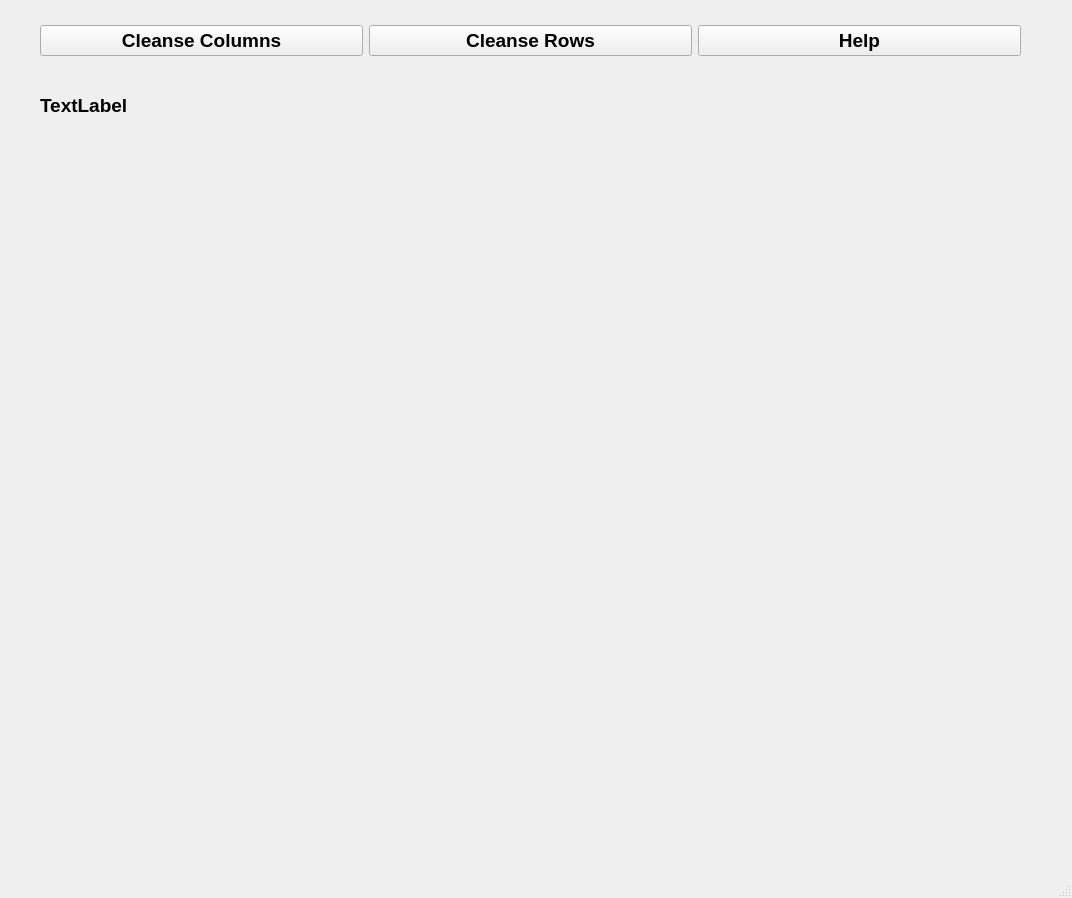
<?xml version="1.0" encoding="UTF-8"?>
<ui version="4.0">
 <class>MainWindow</class>
 <widget class="QMainWindow" name="MainWindow">
  <property name="geometry">
   <rect>
    <x>0</x>
    <y>0</y>
    <width>1072</width>
    <height>898</height>
   </rect>
  </property>
  <property name="font">
   <font>
    <family>Arial</family>
    <pointsize>14</pointsize>
    <weight>75</weight>
    <bold>true</bold>
   </font>
  </property>
  <property name="windowTitle">
   <string>MainWindow</string>
  </property>
  <widget class="QWidget" name="centralwidget">
   <widget class="QLabel" name="DataCleansingsplash">
    <property name="geometry">
     <rect>
      <x>40</x>
      <y>80</y>
      <width>121</width>
      <height>51</height>
     </rect>
    </property>
    <property name="text">
     <string>TextLabel</string>
    </property>
   </widget>
   <widget class="QWidget" name="verticalLayoutWidget">
    <property name="geometry">
     <rect>
      <x>30</x>
      <y>170</y>
      <width>1001</width>
      <height>711</height>
     </rect>
    </property>
    <layout class="QVBoxLayout" name="DataCleansingLayout">
     <property name="sizeConstraint">
      <enum>QLayout::SetNoConstraint</enum>
     </property>
    </layout>
   </widget>
   <widget class="QWidget" name="horizontalLayoutWidget">
    <property name="geometry">
     <rect>
      <x>40</x>
      <y>10</y>
      <width>981</width>
      <height>61</height>
     </rect>
    </property>
    <layout class="QHBoxLayout" name="DataCleansingCmdbarLayout">
     <item>
      <widget class="QPushButton" name="CleanseColumnsbutton">
       <property name="font">
        <font>
         <family>Arial</family>
         <pointsize>14</pointsize>
         <weight>75</weight>
         <bold>true</bold>
        </font>
       </property>
       <property name="text">
        <string>Cleanse Columns</string>
       </property>
      </widget>
     </item>
     <item>
      <widget class="QPushButton" name="CleanseRowsbutton">
       <property name="font">
        <font>
         <weight>75</weight>
         <bold>true</bold>
        </font>
       </property>
       <property name="text">
        <string>Cleanse Rows</string>
       </property>
      </widget>
     </item>
     <item>
      <widget class="QPushButton" name="Helpbutton">
       <property name="font">
        <font>
         <weight>75</weight>
         <bold>true</bold>
        </font>
       </property>
       <property name="text">
        <string>Help</string>
       </property>
      </widget>
     </item>
    </layout>
   </widget>
  </widget>
  <widget class="QStatusBar" name="statusbar"/>
 </widget>
 <resources/>
 <connections/>
</ui>
